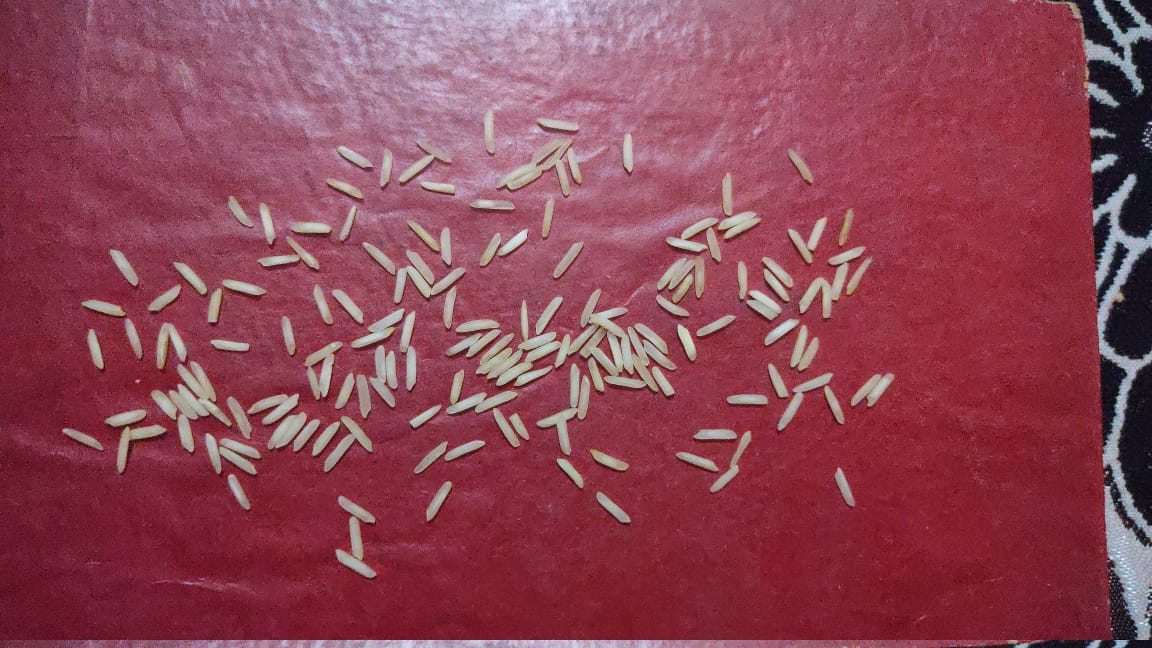
#> input picture img/input_image.jpeg, 1152 x 648 px, found by its file name
$ python rice_dimension.py
#> lines starting #> are read from the running program, lines starting #| are printed output that depends on the picture; after the words box and inside, x2 and y2 are one past the last pixel; in counts of white or black regions, pixels touching at a corner belong together; long printed decimals are rounded
from scipy.spatial.distance import euclidean
from imutils import perspective
from imutils import contours
import numpy as np
import imutils
import cv2
from PIL import Image
import PIL


# [5 lines left out: function show_images, not called in this run]

img_path = "/home/harshit/Desktop/Rice_Dimensions/img/input_image.jpeg"


image = cv2.imread(img_path)
#> image is the input picture: shape (648, 1152, 3); mean B, G, R 85.4, 69.4, 141.9

gray = cv2.cvtColor(image, cv2.COLOR_BGR2GRAY)
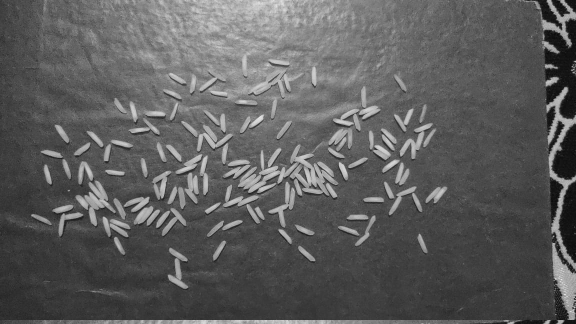
#> gray: shape (648, 1152) (shown at 1/2 size); min 1, max 248, mean 92.9
blur = cv2.GaussianBlur(gray, (9, 9), 0)

edged = cv2.Canny(blur, 50, 100)
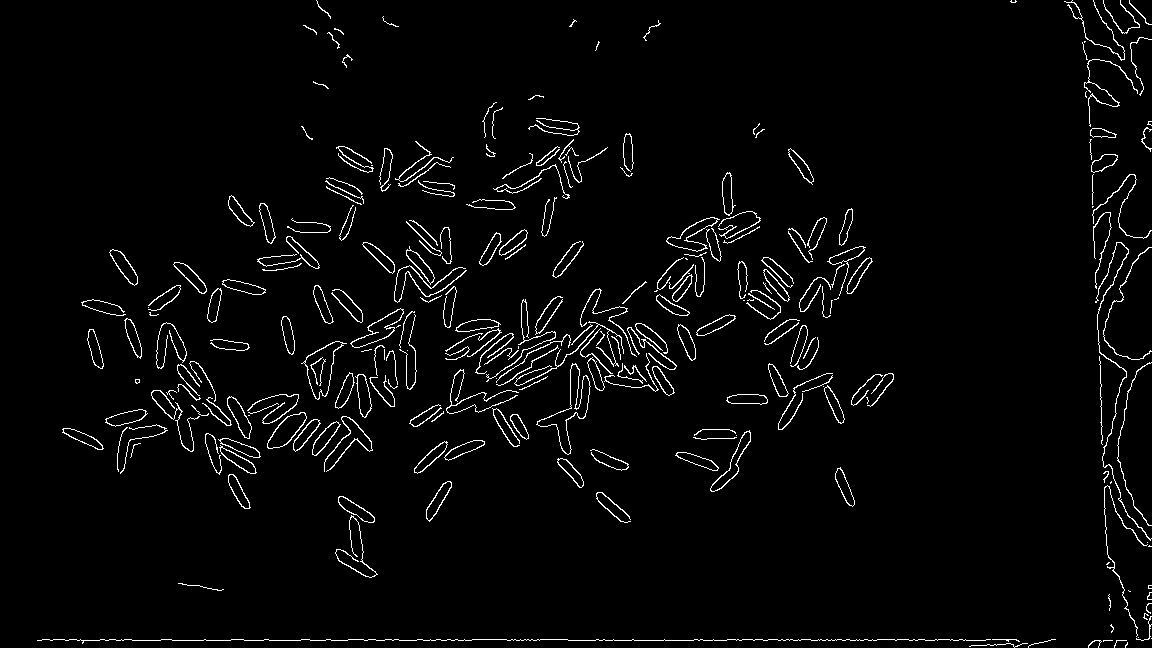
#> edged: shape (648, 1152); 2.9% white in thin lines or dots
edged = cv2.dilate(edged, None, iterations=1)
#> edged: shape (648, 1152); 9.4% white; 99 white regions (1 under 20 px), largest, box (x1, y1, x2, y2) and area: (408, 280, 678, 448) 10375, (1063, 0, 1152, 642) 6873, (36, 638, 1057, 648) 3552
edged = cv2.erode(edged, None, iterations=1)
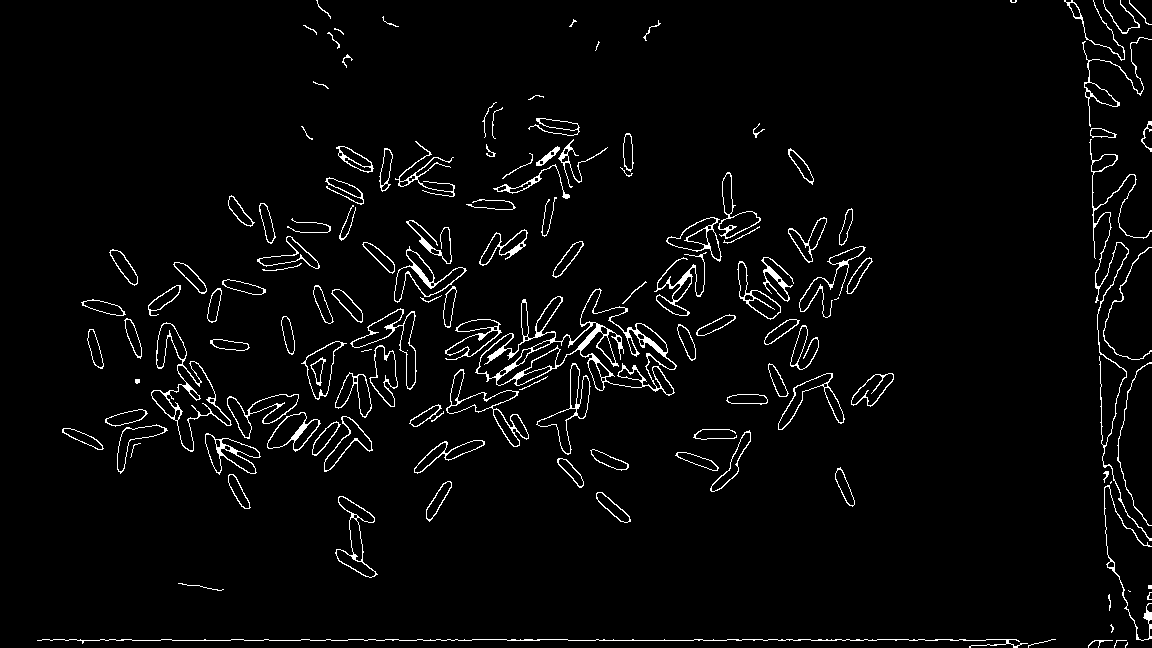
#> edged: shape (648, 1152); 3.3% white in thin lines or dots


cnts = cv2.findContours(edged.copy(), cv2.RETR_EXTERNAL, cv2.CHAIN_APPROX_SIMPLE)
#> cnts = 133 contours, 45 with area under 20; largest, box (x1, y1, x2, y2) and area: (475, 288, 677, 396) 9208, (151, 322, 232, 452) 3300, (446, 369, 529, 447) 1576, (350, 308, 417, 390) 1418, (394, 246, 467, 303) 1332
cnts = imutils.grab_contours(cnts)


(cnts, _) = contours.sort_contours(cnts)


cnts = [x for x in cnts if cv2.contourArea(x) > 100]
#> cnts = 82 contours; largest, box (x1, y1, x2, y2) and area: (475, 288, 677, 396) 9208, (151, 322, 232, 452) 3300, (446, 369, 529, 447) 1576, (350, 308, 417, 390) 1418, (394, 246, 467, 303) 1332

ref_object = cnts[1]
#> ref_object = contour of 58 points, box (x1, y1, x2, y2) (62, 428, 104, 450), area 320
box = cv2.minAreaRect(ref_object)
#> box = ((82.96, 437.5), (9.35, 45.19), -65.56)
box = cv2.boxPoints(box)
#> box = [[101.6, 451.1], [60.46, 432.4], [64.33, 423.9], [105.5, 442.6]]
box = np.array(box, dtype="int")
#> box = [[101, 451], [60, 432], [64, 423], [105, 442]]
box = perspective.order_points(box)
#> box = [[64, 423], [105, 442], [101, 451], [60, 432]]
(tl, tr, br, bl) = box
#> tl = [64, 423]; tr = [105, 442]; br = [101, 451]; bl = [60, 432]
dist_in_pixel = euclidean(tl, tr)
#> dist_in_pixel = 45.19
dist_in_cm = 1
pixel_per_cm = dist_in_pixel/dist_in_cm
#> pixel_per_cm = 45.19

rice =[]
count=0

for cnt in cnts:
	box = cv2.minAreaRect(cnt)
	box = cv2.boxPoints(box)
	box = np.array(box, dtype="int")
	box = perspective.order_points(box)
	(tl, tr, br, bl) = box
	cv2.drawContours(image, [box.astype("int")], -1, (0, 0, 255), 2)
	mid_pt_horizontal = (tl[0] + int(abs(tr[0] - tl[0])/2), tl[1] + int(abs(tr[1] - tl[1])/2))
	mid_pt_verticle = (tr[0] + int(abs(tr[0] - br[0])/2), tr[1] + int(abs(tr[1] - br[1])/2))
	wid = euclidean(tl, tr)/pixel_per_cm
	ht = euclidean(tr, br)/pixel_per_cm
	rice.append(round(wid,2))
	cv2.putText(image, "{:.1f}cm".format(wid), (int(mid_pt_horizontal[0] - 15), int(mid_pt_horizontal[1] - 10)),cv2.FONT_HERSHEY_SIMPLEX, 0.5, (255, 255, 0), 2)
	cv2.putText(image, "{:.1f}cm".format(ht), (int(mid_pt_verticle[0] + 10), int(mid_pt_verticle[1])),cv2.FONT_HERSHEY_SIMPLEX, 0.5, (255, 255, 0), 2)
#> this loop made 82 passes
#> (tl, tr, br, bl, mid_pt_horizontal, mid_pt_verticle, wid, ht) on passes 1 to 5: ([37, 639], [1027, 639], [1027, 647], [37, 647], (532, 639), (1027, 643), 21.91, 0.177), ([64, 423], [105, 442], [101, 451], [60, 432], (84, 432), (107, 446), 1, 0.218), ([82, 295], [126, 307], [123, 318], [79, 305], (104, 301), (127, 312), 1.01, 0.252), ([84, 330], [94, 327], [104, 367], [94, 369], (89, 331), (99, 347), 0.231, 0.912), ([103, 417], [145, 406], [148, 417], [106, 428], (124, 422), (146, 411), 0.961, 0.252)
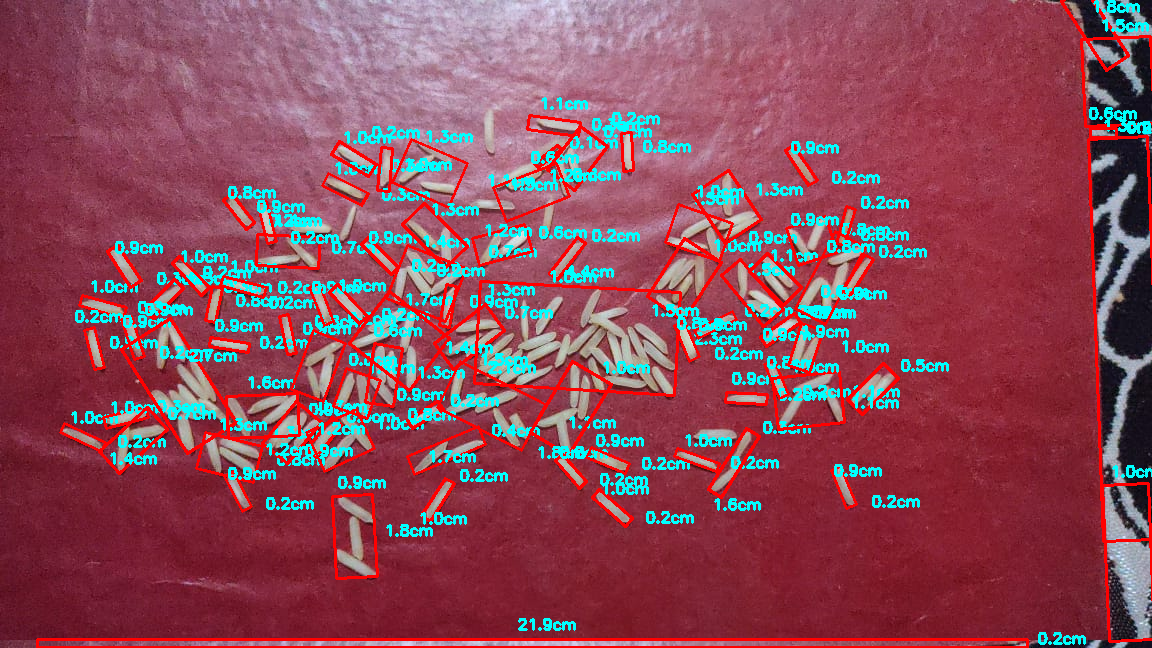
#> image: shape (648, 1152, 3); 11.33% of pixels changed, all inside (x1, y1, x2, y2) = (36, 0, 1152, 648)


rice.sort()
a=np.asarray(rice)

mn=min(a)
mx=a[len(a)-2]

parts =10
r=round(((mx-mn)/parts),2)


x=0

while x < parts:
	sp=mn + (x*r)
	ep=mn + (x+1)*r
	for i in a:
		if(i>=sp and i<=ep ):
			count =count+1
	print("Rice btw. ",sp,"cm to",ep,"=" ,count)
	count=0
	x += 1
#> this loop made 10 passes
#| Rice btw.  0.2 cm to 0.62 = 8
#| Rice btw.  0.62 cm to 1.04 = 42
#| Rice btw.  1.04 cm to 1.46 = 17
#| Rice btw.  1.46 cm to 1.88 = 11
#| Rice btw.  1.88 cm to 2.300 = 2
#> (further printed lines are left out)


cv2.imshow("ESC to back",image)
cv2.waitKey(1000)
cv2.imwrite("/home/harshit/Desktop/Rice_Dimensions/result/result.png",image)

$ run again, with img/12.jpeg copied over img/input_image.jpeg
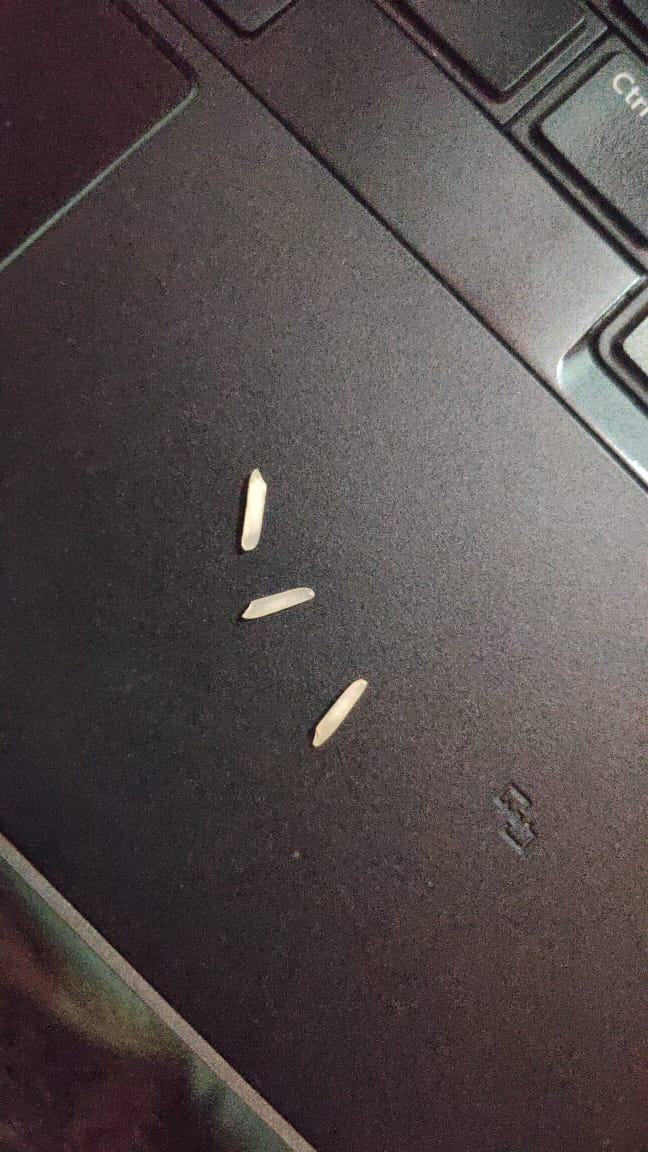
#> input picture img/12.jpeg, 648 x 1152 px, found by its file name
#> image is the input picture: shape (1152, 648, 3); mean B, G, R 74.4, 74.5, 83.1
#> `edged = cv2.dilate(edged, None, iterations=1)`:
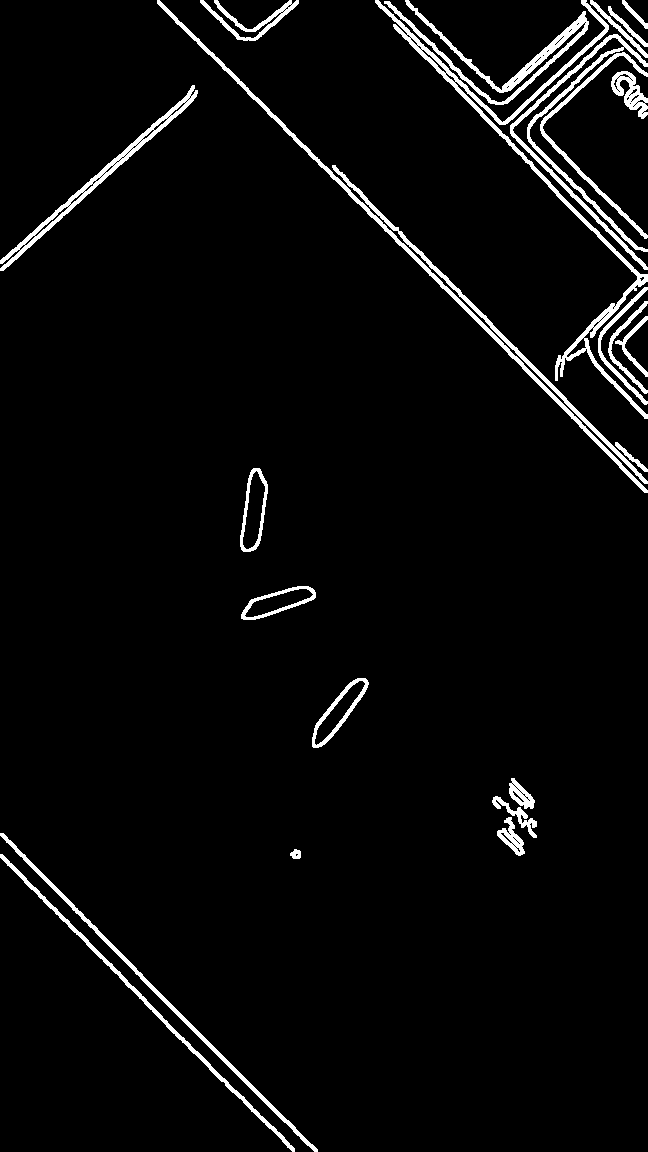
#> edged: shape (1152, 648); 3.9% white; 25 white regions, largest, box (x1, y1, x2, y2) and area: (375, 0, 648, 419) 4378, (157, 0, 648, 493) 2928, (510, 34, 648, 270) 2822
#> `cnts = cv2.findContours(edged.copy(), cv2.RETR_EXTERNAL, cv2.CHAIN_APP..`: cnts = 35 contours, 2 with area under 20; largest, box (x1, y1, x2, y2) and area: (241, 469, 267, 551) 1302, (313, 679, 368, 747) 1234, (242, 587, 315, 619) 1106, (406, 0, 586, 92) 616, (158, 0, 648, 492) 449
#> `cnts = [x for x in cnts if cv2.contourArea(x) > 100]`: cnts = 19 contours; largest, box (x1, y1, x2, y2) and area: (241, 469, 267, 551) 1302, (313, 679, 368, 747) 1234, (242, 587, 315, 619) 1106, (406, 0, 586, 92) 616, (158, 0, 648, 492) 449
#> ref_object = contour of 89 points, box (x1, y1, x2, y2) (0, 834, 317, 1152), area 300
#> `box = cv2.minAreaRect(ref_object)`: box = ((158, 992.5), (2.28, 447.6), -44.8)
#> `box = cv2.boxPoints(box)`: box = [[314.9, 1152.1], [-0.534, 834.5], [1.08, 832.9], [316.5, 1150.5]]
#> `box = np.array(box, dtype="int")`: box = [[314, 1152], [0, 834], [1, 832], [316, 1150]]
#> `box = perspective.order_points(box)`: box = [[1, 832], [316, 1150], [314, 1152], [0, 834]]
#> `(tl, tr, br, bl) = box`: tl = [1, 832]; tr = [316, 1150]; br = [314, 1152]; bl = [0, 834]
#> dist_in_pixel = 447.6
#> the loop `for cnt in cnts:` made 19 passes
#> (tl, tr, br, bl, mid_pt_horizontal, mid_pt_verticle, wid, ht) on passes 1 to 5: ([0, 854], [294, 1149], [292, 1151], [0, 855], (147, 1001), (295, 1150), 0.93, 0.00632), ([1, 832], [316, 1150], [314, 1152], [0, 834], (158, 991), (317, 1151), 1, 0.00632), ([0, 269], [198, 94], [196, 91], [2, 272], (99, 356), (199, 95), 0.59, 0.00806), ([0, 261], [195, 89], [193, 86], [2, 264], (97, 347), (196, 90), 0.581, 0.00806), ([158, 0], [647, 490], [645, 492], [156, 1], (402, 245), (648, 491), 1.55, 0.00632)
#> after the loop `for cnt in cnts:`:
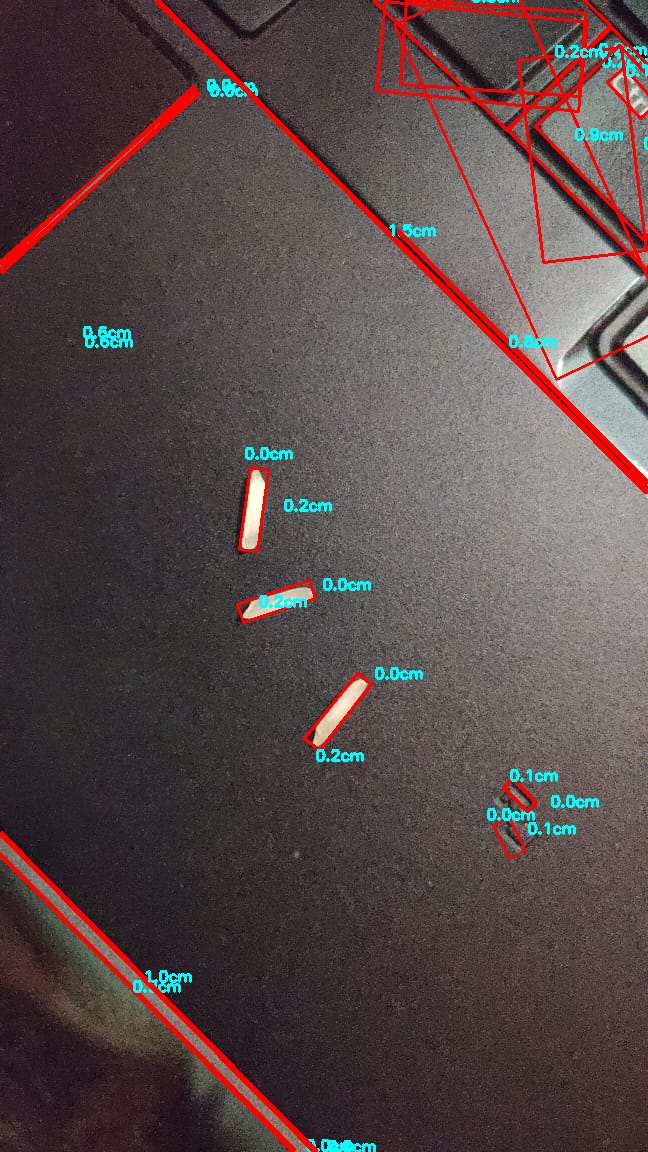
#> image: shape (1152, 648, 3); 4.36% of pixels changed, all inside (x1, y1, x2, y2) = (0, 0, 648, 1152)
#> after the loop `for cnt in cnts:`: rice = [0.93, 1, 0.59, 0.58, 1.55, 0.04, 0.17, 0.19, 0.41, 0.45, 0.87, 0.79, 0.4, 0.04, 0.08, 0.44, 0.23, 0.35, 0.11]
#> a = 19 values from 0.04 to 1.55
#> mn = 0.04
#> mx = 1
#> r = 0.1
#> the loop `while x < parts:` made 10 passes
#> (sp, ep) on passes 1 to 8: (0.04, 0.14), (0.14, 0.24), (0.24, 0.34), (0.34, 0.44), (0.44, 0.54), (0.54, 0.64), (0.64, 0.74), (0.74, 0.84)
#> (printed output is left out)
#> after the loop `while x < parts:`: x = 10
